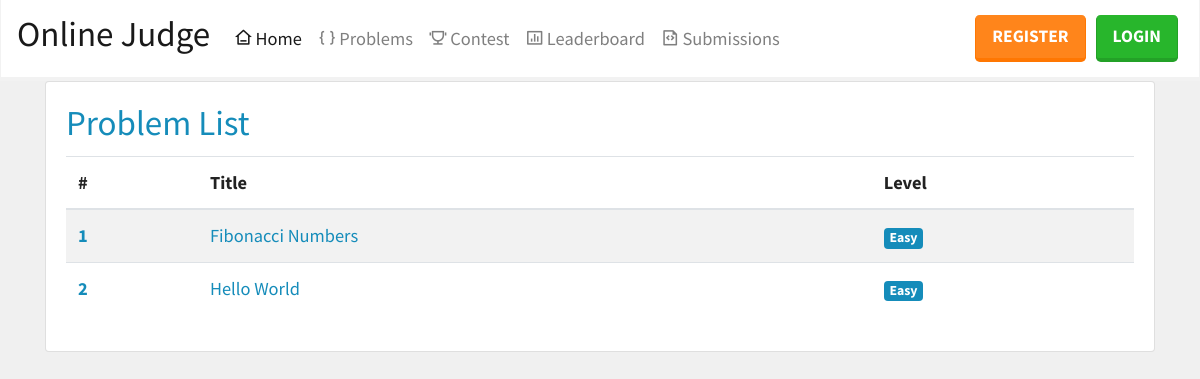
The page /problems on the database its author committed.
### app/models.py (models this page shows)
class Problem(db.Model):
    id = db.Column(db.Integer, primary_key=True)
    contest_id = db.Column(db.Integer, db.ForeignKey("contest.id"))
    title = db.Column(db.String(64))
    body = db.Column(db.Text)
    points = db.Column(db.Integer)
    difficulty = db.Column(db.String(16), index=True)
    time_limit = db.Column(db.Integer)
    memory_limit = db.Column(db.Integer)
    submissions = db.relationship('Submission', backref='problem', lazy='dynamic')
    sample_cases = db.relationship("SampleCase", backref="problem", lazy="dynamic")

### app/routes.py (the view)
@app.route("/problems", methods = ["GET"])
def problem_list():
    problems = Problem.query.all()
    return render_template("problem_list.html", problems=problems, **get_kwargs())

### app/routes.py (called while the page is built)
def get_kwargs():
    return {"login_form": LoginForm(), "registration_form": RegistrationForm()}

### app/templates/problem_list.html
{% extends "base.html" %}
{% block content %}
<div class="container">
    <div class="card">
        <div class="card-body">
            <h1 class="card-title text-primary">Problem List</h1>
            <table class="table table-striped">
                <thead>
                    <tr>
                    <th scope="col">#</th>
                    <th scope="col">Title</th>
                    <th scope="col">Level</th>
                    </tr>
                </thead>
                <tbody>
                    {% for problem in problems %}
                        <tr>
                            <th scope="row"><a href="{{ url_for("problem", id=problem.id) }}"> {{ problem.id }} </a></th>
                            <td><a href="{{ url_for("problem", id=problem.id) }}"> {{ problem.title }} </a></td>
                            <td><span class="badge badge-primary"> {{ problem.difficulty }} </span></td>
                        </tr>
                    {% endfor %}
                </tbody>
            </table>
        </div>
    </div>
</div>
{% endblock %}

### rows shown on the page
Problem: id "1", title "Fibonacci Numbers", difficulty "Easy"
Problem: id "2", title "Hello World", difficulty "Easy"
